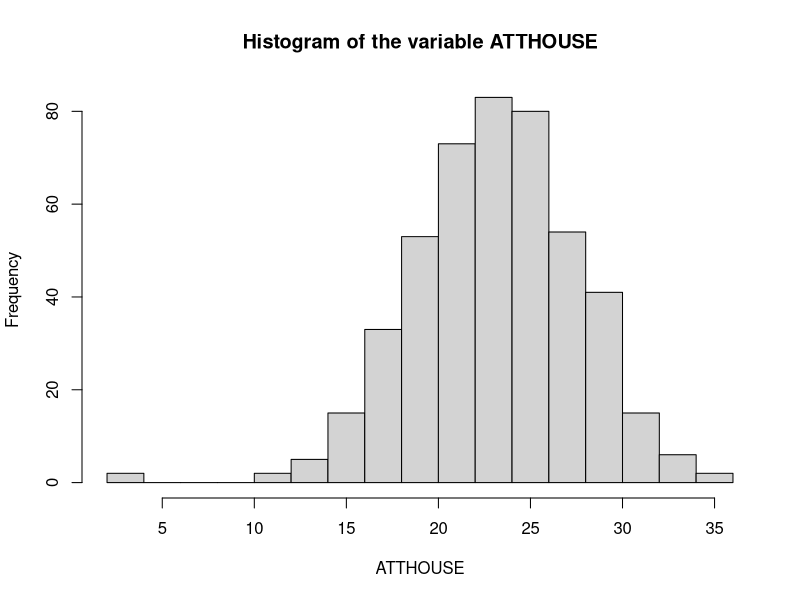
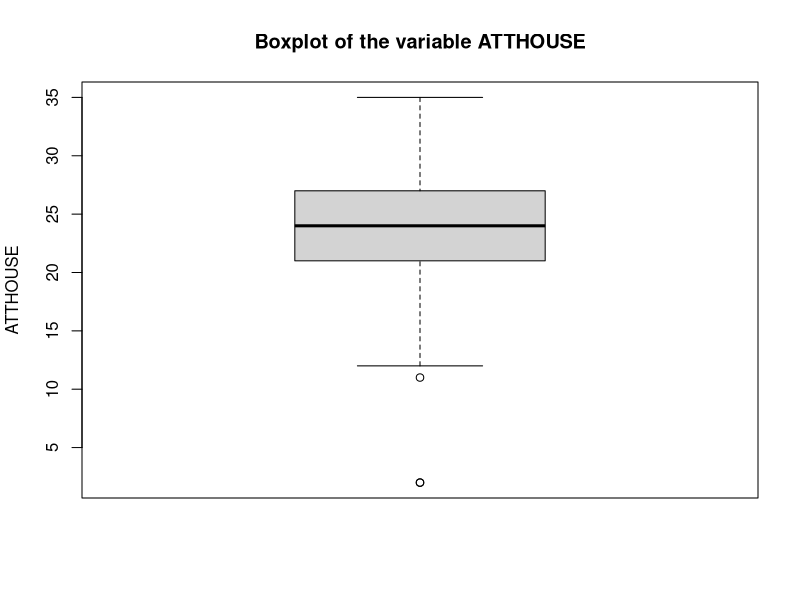
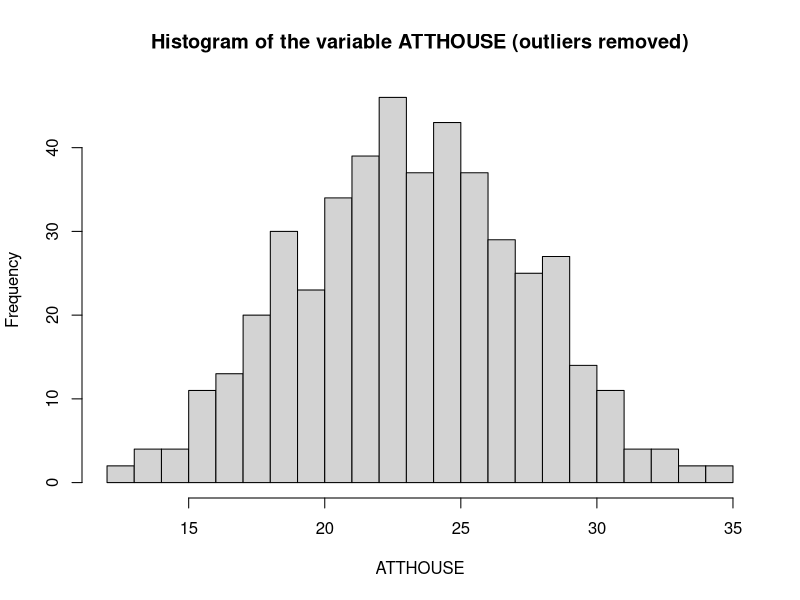
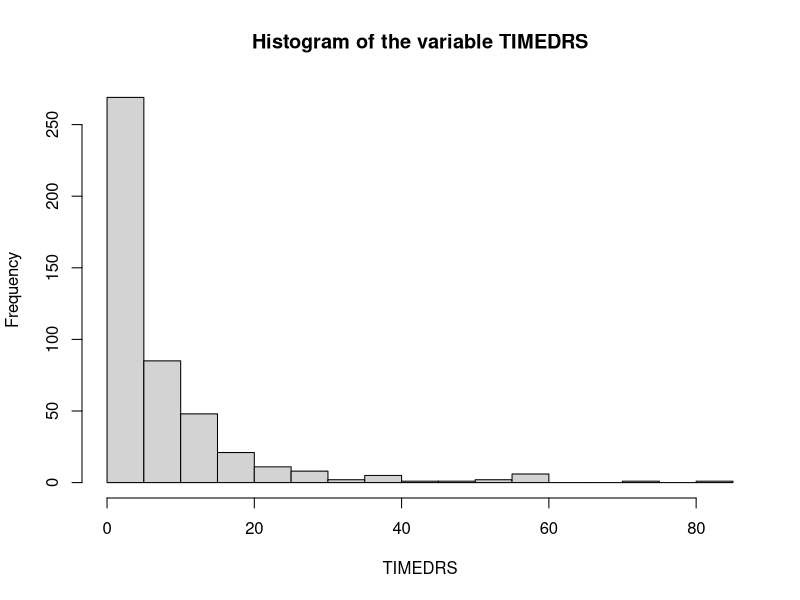
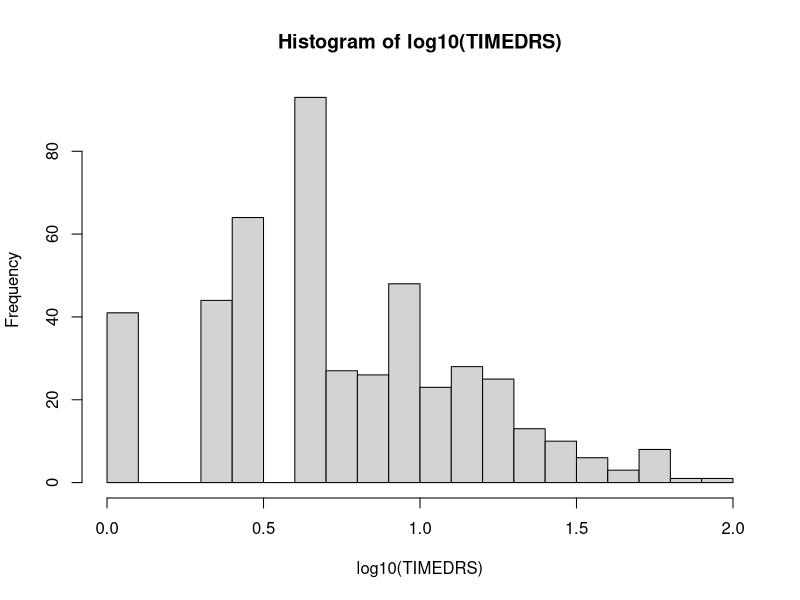
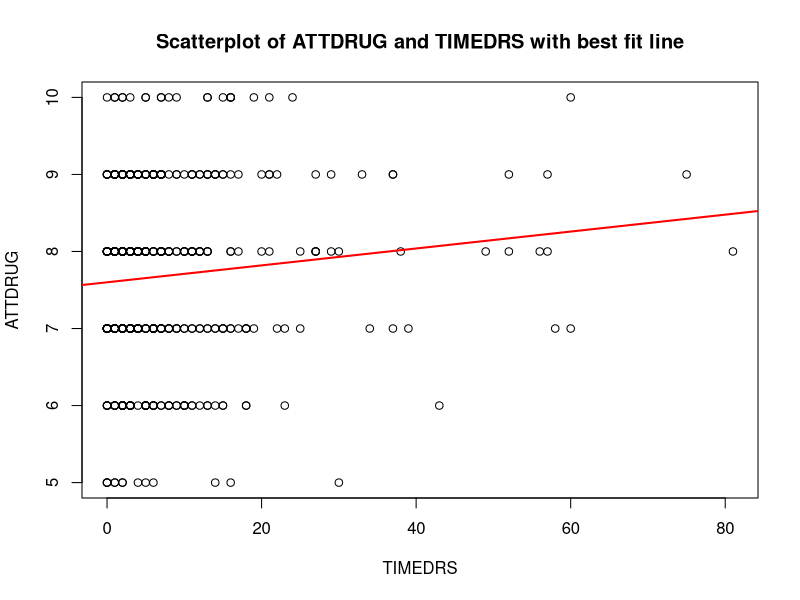
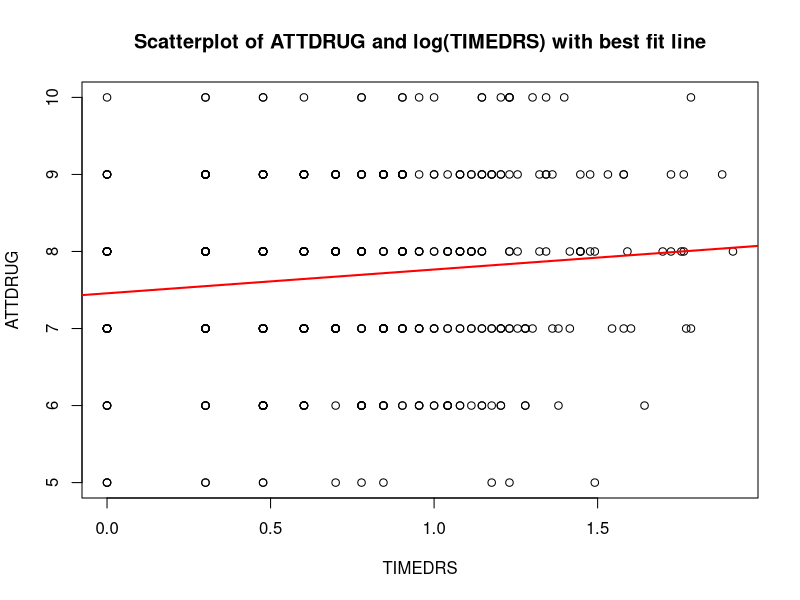

Recreate these plots in R, in order.
## ---- chunk 1
#| echo: false
mydata <- read.csv("data/HouseholdData.csv")
## ---- chunk 2
head(mydata)
## ---- chunk 3
mydata$EMPLMNT <- factor(mydata$EMPLMNT, levels = c(0,1), labels = c("Office","Home"))
mydata$MSTATUS <- factor(mydata$MSTATUS, levels = c(1,2), labels = c("Married","Unmarried"))
mydata$ETHNICITY <- factor(mydata$ETHNICITY, levels = c(1,2), labels = c("Caucasian","Non-caucasian"))

## ---- chunk 4
summary(mydata)
## ---- chunk 5
hist(mydata$ATTHOUSE, breaks = 20, main = "Histogram of the variable ATTHOUSE", xlab = "ATTHOUSE")

bp <- boxplot(mydata$ATTHOUSE, main = "Boxplot of the variable ATTHOUSE", ylab = "ATTHOUSE")

## ---- chunk 6
bp$out
## ---- chunk 7
mydata$ATTHOUSE<12
summary(mydata$ATTHOUSE<12)
## ---- chunk 8
mydata$atthouse_out <- mydata$ATTHOUSE<12
## ---- chunk 9
subset(mydata,mydata$atthouse_out)
## ---- chunk 10
cleanData <- subset(mydata,!mydata$atthouse_out)
## ---- chunk 11
nrow(mydata)
nrow(cleanData)
## ---- chunk 12
hist(cleanData$ATTHOUSE, breaks = 20, main = "Histogram of the variable ATTHOUSE (outliers removed)", xlab = "ATTHOUSE")
## ---- chunk 13
library(psych)
describe(cleanData$ATTHOUSE)

## ---- chunk 14
#| echo: false
hist(cleanData$TIMEDRS, breaks = 20, main = "Histogram of the variable TIMEDRS", xlab = "TIMEDRS")
## ---- chunk 15
cleanData$TIMEDRS_log <- log10(cleanData$TIMEDRS+1)
hist(cleanData$TIMEDRS_log, breaks = 20, main = "Histogram of log10(TIMEDRS)", xlab = "log10(TIMEDRS)")
## ---- chunk 16
plot(cleanData$TIMEDRS,cleanData$ATTDRUG, xlab = "TIMEDRS", ylab = "ATTDRUG", main = "Scatterplot of ATTDRUG and TIMEDRS with best fit line")
abline(lm(ATTDRUG ~ TIMEDRS,cleanData), col = "red", lwd = 2) #plot the linear model as a straight line
## ---- chunk 17
#| echo: false
plot(cleanData$TIMEDRS_log,cleanData$ATTDRUG, xlab = "TIMEDRS", ylab = "ATTDRUG", main = "Scatterplot of ATTDRUG and log(TIMEDRS) with best fit line")
abline(lm(ATTDRUG ~ TIMEDRS_log,cleanData), col = "red", lwd = 2) #plot the linear model as a straight line
cor.test(cleanData$TIMEDRS_log,cleanData$ATTDRUG) # calculate the correlation
## ---- chunk 18
df <- subset(cleanData, select = c("ATTDRUG","TIMEDRS_log","ATTHOUSE","MSTATUS","ETHNICITY"))
summary(df)
## ---- chunk 19
df$MSTATUS <- as.numeric(df$MSTATUS)
df$ETHNICITY <- as.numeric(df$ETHNICITY)
summary(df)
## ---- chunk 20
# degrees of freedom (number of variables)
dfs <- ncol(df)
# compute MD values
mdv <- mahalanobis(df, colMeans(df), cov(df))
# compute p-values for MD
mdp<-pchisq(mdv, df=dfs, lower.tail=FALSE)

## ---- chunk 21
# alpha-level (usually .001)
alpha <- .001
# combine MD and p-values in a single matrix
md <- data.frame(mdv, mdp)
# prints rows, MD values, p-values of multivariate outliers (returns <0 rows> if no outliers  
# are present)
mdout <- md[md[,2]<alpha,]
mdout
# number of multivariate outliers (returns 0 if no outliers are present)
nummdout <- nrow(mdout)
nummdout
